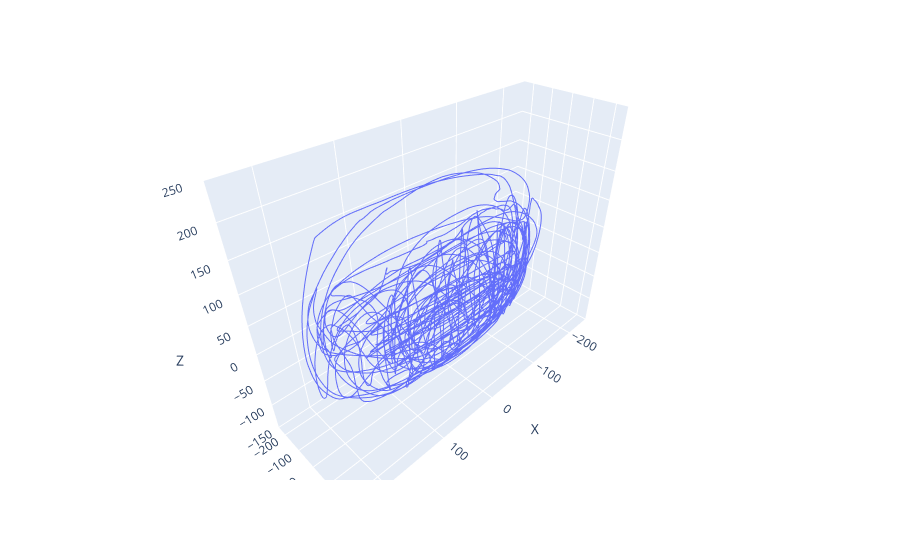

The code cell stored with this chart in its notebook:
### Code cell
fig = px.line_3d(data, x="X", y="Y", z="Z", range_x=[-250,250], range_y=[-250,250], range_z=[-150,250])
# fig = px.scatter_3d(data, x="X", y="Y", z="Z")
fig.show()

### Figure 1 — Plotly figure (JSON) as saved in the notebook; plotly's stock layout.template omitted (floating-point values rounded to 4 significant figures; data arrays with more than 128 entries replaced by an {"elided": "..."} marker saying what was removed)
{"data": [{"hovertemplate": "X=%{x}<br>Y=%{y}<br>Z=%{z}<extra></extra>", "legendgroup": "", "line": {"color": "#636efa", "dash": "solid"}, "marker": {"symbol": "circle"}, "mode": "lines", "name": "", "scene": "scene", "showlegend": false, "type": "scatter3d", "x": {"elided": "8171 float values"}, "y": {"elided": "8171 float values"}, "z": {"elided": "8171 float values"}}], "layout": {"legend": {"tracegroupgap": 0}, "margin": {"t": 60}, "scene": {"domain": {"x": [0, 1], "y": [0, 1]}, "xaxis": {"range": [-250, 250], "title": {"text": "X"}}, "yaxis": {"range": [-250, 250], "title": {"text": "Y"}}, "zaxis": {"range": [-150, 250], "title": {"text": "Z"}}}}}
